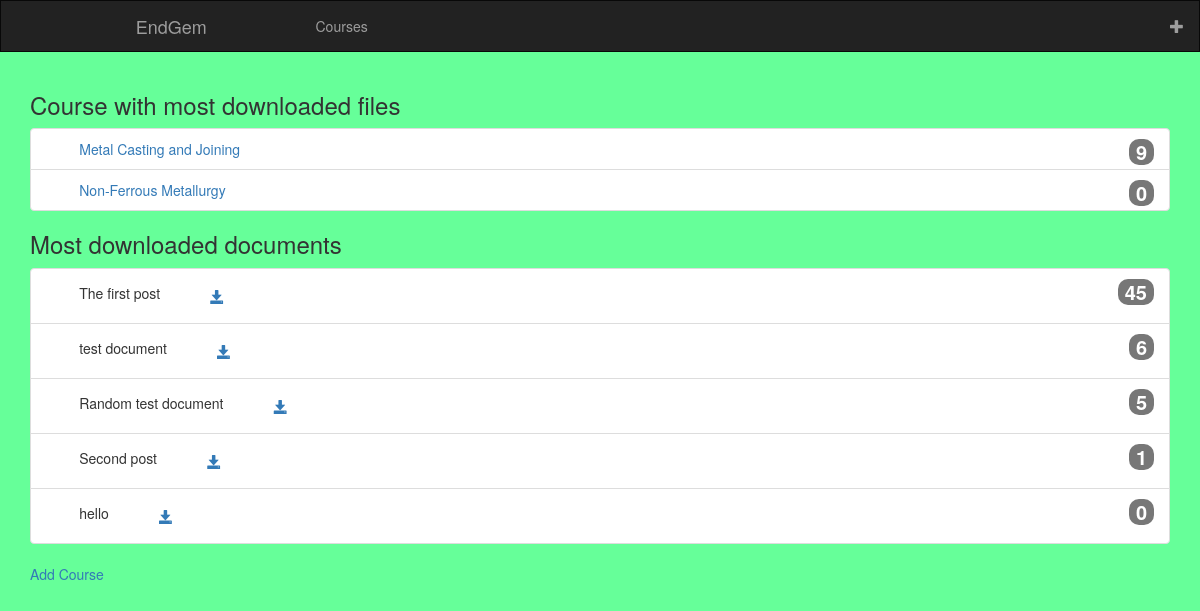
The app's page /, older data.
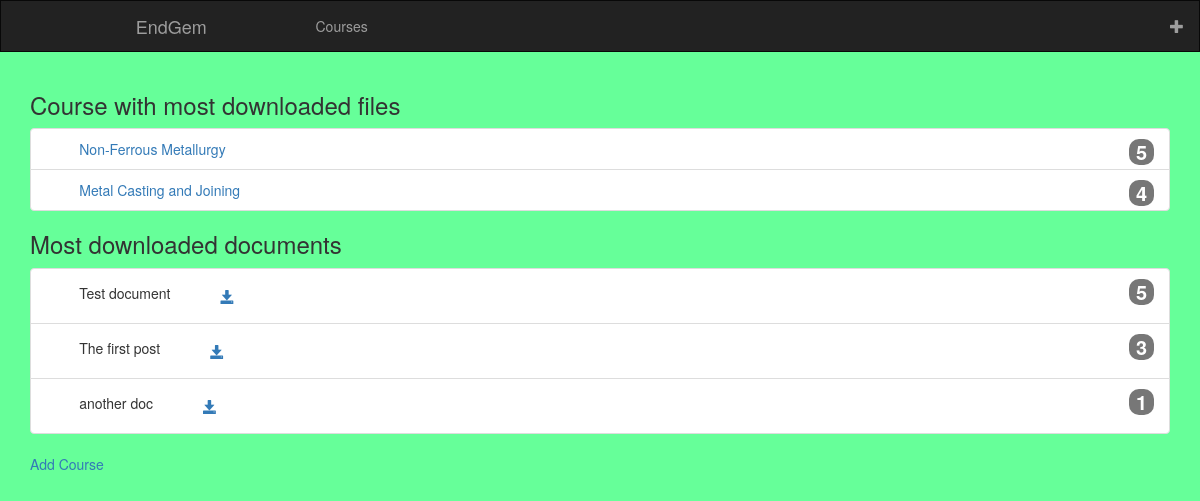
The same page, newer data.
### course_manager/models.py (models this page shows, shortened)
class Course(models.Model):
	code = models.CharField(max_length=7, unique=True)
	name = models.CharField(max_length=128, unique=True)
	downloads = models.IntegerField(default=0)
	slug = models.SlugField(unique=True)

class Document(models.Model):
	course = models.ForeignKey(Course, on_delete=models.CASCADE)
	title = models.CharField(max_length=128, unique=True)
	file = models.FileField(upload_to="files")
	downloads = models.IntegerField(default=0)

### course_manager/views.py (the view)
# urls.py: path('', views.index, name="index"),
def index(request):
	course_list = Course.objects.order_by('-downloads')[:5]
	document_list = Document.objects.order_by('-downloads')[:5]
	context = { 'courses': course_list, 'documents': document_list }
	return render (request, 'course_manager/index.html', context=context)

### templates/course_manager/index.html (shortened to what this page needs)
{% extends 'course_manager/base.html' %}
{% block content %}
	{% if courses %}
	<h3>Course with most downloaded files</h3>
	<ul class="list-group">
		{% for course in courses %}
			<li class="list-group-item d-flex justify-content-between align-items-center">
		      <a class="course-name" href="/{{ course.slug }}">{{ course.name }}</a>
		      <span class="badge badge-primary badge-pill">{{ course.downloads }}</span>
		    </li>
		{% endfor %}
	</ul>
	{% else %}
		<strong>There are no categories present</strong>
	{% endif %}
	{% if documents %}
	<h3>Most downloaded documents</h3>
	<ul class="list-group">
		{% for document in documents %}
			<li class="list-group-item d-flex justify-content-between align-items-center">
		      	<p class="doc-name" style="display: inline;">{{ document.title }}</p>
		      	<span class="badge badge-primary badge-pill download_count">{{ document.downloads }}</span>
			   	<a class="downloads glyphicon glyphicon-save btn btn-dark" target="_blank" href="{{ document.title }}/download"></a>
		    </li>
		{% endfor %}
	</ul>
	{% else %}
		<strong>There are no documents present</strong>
	{% endif %}
	<div>
		<a href="/add_course">Add Course</a>
	</div>
{% endblock %}

### templates/course_manager/base.html (shortened to what this page needs)
{% load static %}
<!DOCTYPE html>
<html lang="en">
<head>
  <link rel="stylesheet" href="https://maxcdn.bootstrapcdn.com/bootstrap/3.4.1/css/bootstrap.min.css">
  <link rel="stylesheet" type="text/css" href="{% static 'css/base.css' %}">
</head>
<body>
<div class="bg-dark">
  <nav class="navbar navbar-inverse">
      <div class="navbar-header">
        <a class="navbar-brand" href="/">EndGem</a>
      </div>
      <div class="collapse navbar-collapse" id="myNavbar">
        <ul class="nav navbar-nav">
          <li class=""><a href="/add_course">Courses</a></li>
        </ul>
        <ul class="nav navbar-nav navbar-right">
          <li><a href="#"><span class="glyphicon glyphicon-plus"></span></a></li>
        </ul>
      </div>
  </nav>
  <div class="container" >
      {% block content %}
      {% endblock %}
  </div>
</div>
</body>
</html>

### static/css/base.css (style rules this page uses)
body { background: #66ff99; }
.navbar { border-radius: 0; }
.navbar-header { width: 25%; padding: 0 10%; }
.badge { font-size: 2rem; }
.doc-name, .course-name { padding: 0 3% 0 3%; display: inline; }

Row changes from the older to the newer data that the page shows:
removed Document: title "test document", downloads "6"
removed Document: title "Random test document", downloads "5"
removed Document: title "Second post", downloads "1"
removed Document: title "hello", downloads "0"
changed Course "Non-Ferrous Metallurgy": downloads "0" → "5"; moves up the list
changed Course "Metal Casting and Joining": downloads "9" → "4"
added Document: title "Test document", downloads "5"
changed Document "The first post": downloads "45" → "3"
added Document: title "another doc", downloads "1"
